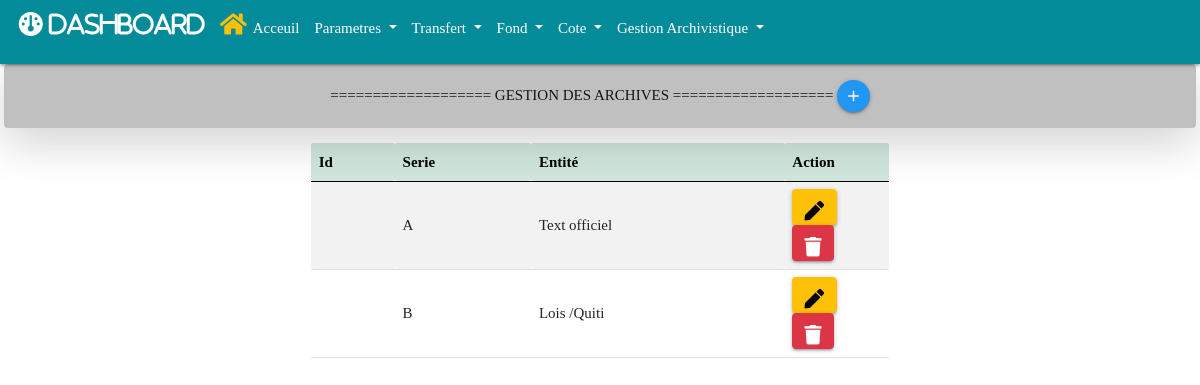
Page /fond/serie on the earlier database version.
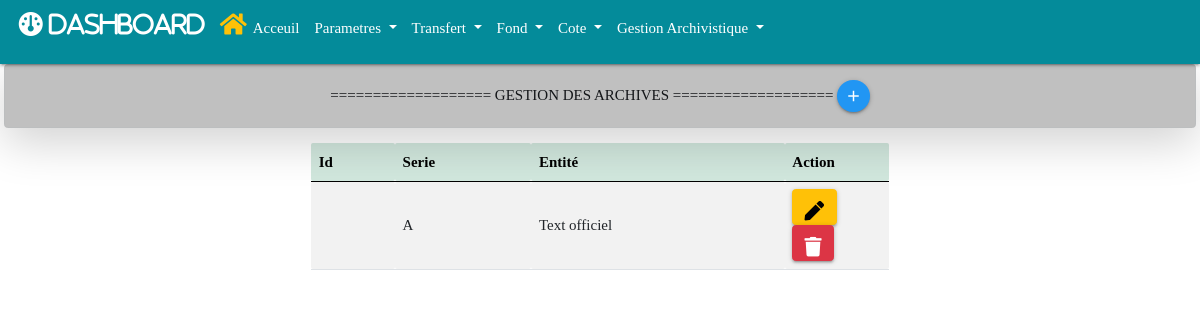
Same page on the later database version.
### fond/models.py (models this page shows, shortened)
class Serie(models.Model):
    serie = models.CharField(max_length=5, null=True, blank=True)
    entite = models.CharField(max_length=200, null=True, blank=True)
    create_at = models.DateField(auto_now_add=True, null=True)
    modified_at = models.DateTimeField(auto_now_add=True)

### fond/views.py (the view)
# urls.py: path('fond/serie', views.serie, name="serie"),
def serie(request):
    series = Serie.objects.all()
    context = {'series':series}
    return render(request, 'fond/serie/serie.html', context)

### fond/templates/fond/serie/serie.html (shortened to what this page needs)
{% extends 'base.html' %}
{% block add %}
<a href="{% url 'add_serie' %}" class="btn-floating btn-small waves-effect waves-light blue" title="Ajouter une serie">
    <i class="material-icons">add</i>
</a>
{% endblock add %}
{% block main %}
<div class="container mt-3 w-50">
    <table id="example" class="table table-striped" style="width:100%">
        <thead class="table-success">
            <tr>
                <th>Id</th>
                <th>Serie</th>
                <th>Entité</th>
                <th style="width: 18%;">Action</th>
            </tr>
        </thead>
        <tbody>
            {% for serie in series %}
            <tr>
                <th scope="row">{{arseriechive_statut.id}}</th>
                <td>{{serie.serie}}</td>
                <td>{{serie.entite}}</td>
                <td>
                    <a href="{% url 'edit_serie' serie.id %}" type="button" class="btn btn-warning" title="Edit serie">
                        <i class="fas fa-pen"></i>
                    </a>
                    <a href="{% url 'delete_serie' serie.id %}" type="button" class="btn btn-danger" title="Supprimer serie">
                        <i class="fas fa-trash"></i>
                    </a>
                </td>
            </tr>
            {% endfor %}
        </tbody>
    </table>
</div>
{% endblock main %}

Differences in the rows shown:
removed Serie: serie "B", entite "Lois /Quiti"
